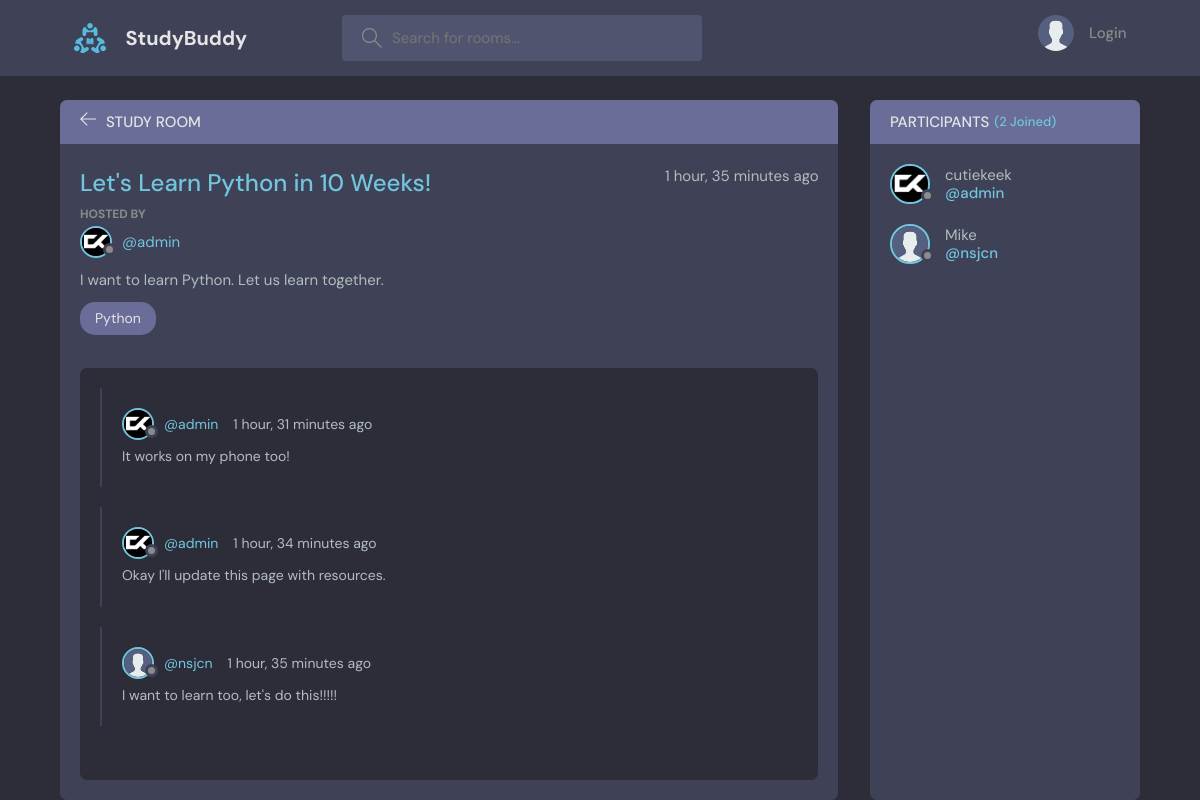
Page /room/2/ on the committed database.
### base/models.py (models this page shows, shortened)
class Room(models.Model):
    host = models.ForeignKey(User, on_delete=models.SET_NULL, null=True)
    topic = models.ForeignKey(Topic, on_delete=models.SET_NULL, null=True)
    name = models.CharField(max_length=200)
    description = models.TextField(null=True, blank=True)
    participants = models.ManyToManyField(User, related_name='participants', blank=True)
    updated = models.DateTimeField(auto_now=True)
    created = models.DateTimeField(auto_now_add=True)
    class Meta:
        ordering = ['-updated', '-created']

class User(AbstractUser):
    pass
    name = models.CharField(max_length=200, null=True)
    email = models.EmailField(unique=True, null=True)
    bio = models.TextField(null=True, blank=True)
    avatar = models.ImageField(null=True, default="avatar.svg")
    USERNAME_FIELD = 'email'
    REQUIRED_FIELDS = []

class Topic(models.Model):
    name = models.CharField(max_length=200)
    def __str__(self):
        return self.name

class Message(models.Model):
    user = models.ForeignKey(User, on_delete=models.CASCADE)
    room = models.ForeignKey(Room, on_delete=models.CASCADE)
    body = models.TextField()
    updated = models.DateTimeField(auto_now=True)
    created = models.DateTimeField(auto_now_add=True)
    class Meta:
        ordering = ['-updated', '-created']

### base/views.py (the view, shortened to what this page needs)
# urls.py: path('room/<str:pk>/', views.room, name="room"),
def room(request, pk):
    room = Room.objects.get(id=pk)
    room_messages = room.message_set.all()
    participants = room.participants.all()
    context = {'room': room, 'room_messages': room_messages, 'participants': participants}
    return render(request, 'base/room.html', context)

### base/templates/base/room.html (shortened to what this page needs)
    {% extends 'main.html' %}
    {% block content %}
    <main class="profile-page layout layout--2">
      <div class="container">
        <div class="room">
          <div class="room__top">
            <div class="room__topLeft">
              <a href="{% url 'home' %}">
                <svg version="1.1" xmlns="http://www.w3.org/2000/svg" width="32" height="32" viewBox="0 0 32 32">
                  <title>arrow-left</title>
                  <path
                    d="M13.723 2.286l-13.723 13.714 13.719 13.714 1.616-1.611-10.96-10.96h27.625v-2.286h-27.625l10.965-10.965-1.616-1.607z"
                  ></path>
                </svg>
              </a>
              <h3>Study Room</h3>
            </div>
          </div>
          <div class="room__box scroll">
            <div class="room__header scroll">
              <div class="room__info">
                <h3>{{ room.name }}</h3>
                <span>{{ room.created|timesince }} ago</span>
              </div>
              <div class="room__hosted">
                <p>Hosted By</p>
                <a href="{% url 'user-profile' room.host.id %}" class="room__author">
                  <div class="avatar avatar--small">
                    <img src="{{ room.host.avatar.url }}" />
                  </div>
                  <span>@{{ room.host.username }}</span>
                </a>
              </div>
              <div class="room__details">
                {{ room.description }}
              </div>
              <span class="room__topics">{{ room.topic }}</span>
            </div>
            <div class="room__conversation">
              <div class="threads scroll">
                {% for message in room_messages %}
                <div class="thread">
                  <div class="thread__top">
                    <div class="thread__author">
                      <a href="{% url 'user-profile' message.user.id %}" class="thread__authorInfo">
                        <div class="avatar avatar--small">
                          <img src="{{ message.user.avatar.url }}" />
                        </div>
                        <span>@{{ message.user.username }}</span>
                      </a>
                      <span class="thread__date">{{ message.created|timesince }} ago</span>
                    </div>
                  </div>
                  <div class="thread__details">
                    {{ message.body }}
                  </div>
                </div>
                {% endfor %}
              </div>
            </div>
          </div>
        </div>
        <div class="participants">
          <h3 class="participants__top">Participants <span>({{ participants.count }} Joined)</span></h3>
          <div class="participants__list scroll">
            {% for user in participants %}
            <a href="{% url 'user-profile' user.id %}" class="participant">
              <div class="avatar avatar--medium">
                <img src="{{ user.avatar.url }}" />
              </div>
              <p>
                {{ user.name }}
                <span>@{{ user.username }}</span>
              </p>
            </a>
            {% endfor %}
          </div>
        </div>
      </div>
    </main>
    {% endblock content %}

### rows in the picture
Room: name "Let's Learn Python in 10 Weeks!", created "1 hour, 35 minutes", host.avatar (picture), host.username "admin", description "I want to learn Python. Let us learn together.", topic "Python"
Message: user.avatar (picture), user.username "admin", created "1 hour, 31 minutes", body "It works on my phone too!"
Message: user.avatar (picture), user.username "admin", created "1 hour, 34 minutes", body "Okay I'll update this page with resources."
Message: user.avatar (placeholder picture), user.username "nsjcn", created "1 hour, 35 minutes", body "I want to learn too, let's do this!!!!!"
User: avatar (picture), name "cutiekeek", username "admin"
User: avatar (placeholder picture), name "Mike", username "nsjcn"

### other values in the picture
{{ participants.count }} "2"
